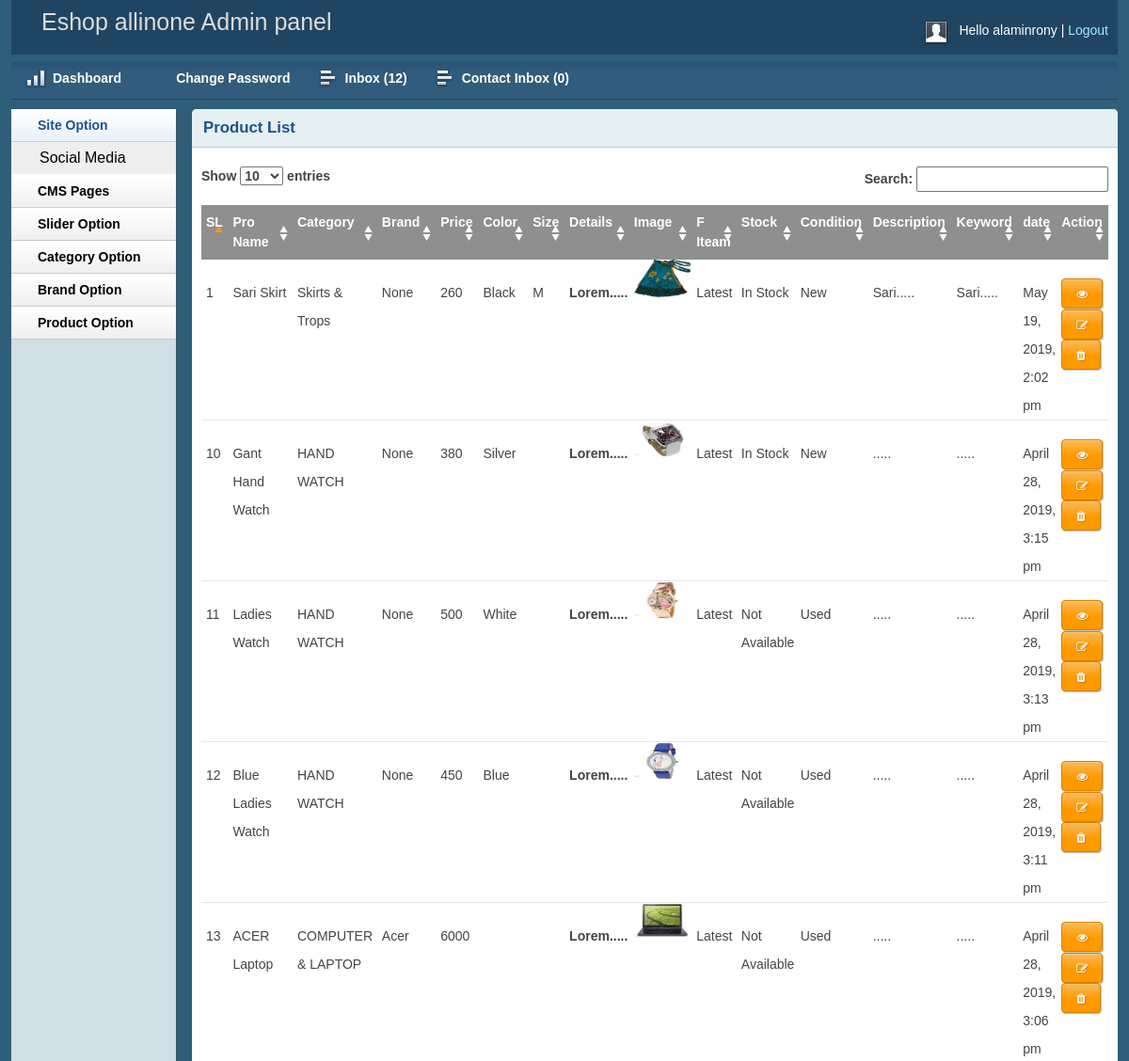
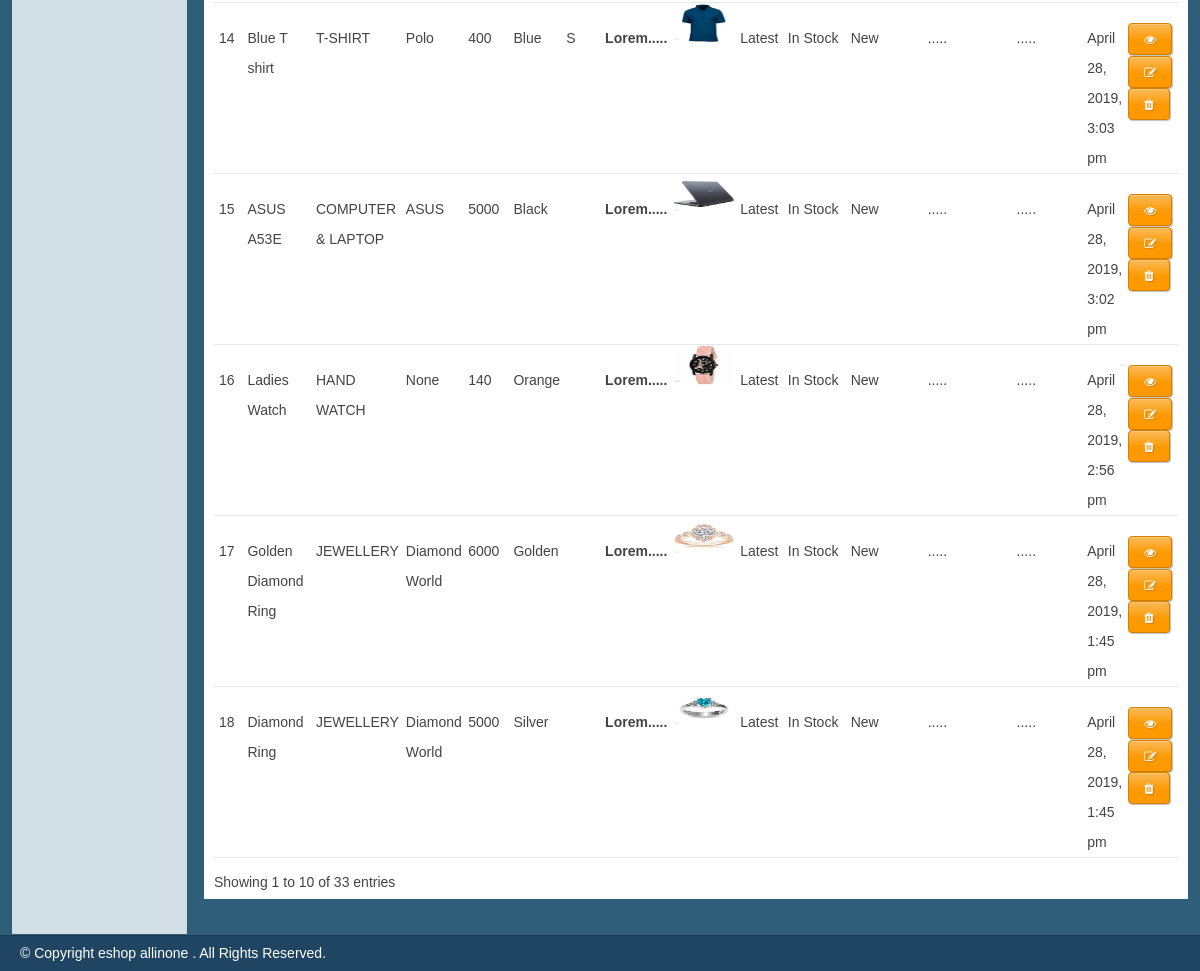
The page /admin/productlist.php (signed in) on the database its author committed (2 pictures, top to bottom).
### tables this page shows
CREATE TABLE `tbl_product` (
  `product_id` int(11) NOT NULL,
  `product_name` varchar(255) NOT NULL,
  `catId` int(11) NOT NULL,
  `brandId` int(11) NOT NULL,
  `price` float NOT NULL,
  `color` varchar(50) NOT NULL,
  `size` varchar(50) NOT NULL,
  `details` text NOT NULL,
  `image` varchar(255) NOT NULL,
  `feature_item` tinyint(4) NOT NULL DEFAULT '0',
  `stock` tinyint(4) NOT NULL DEFAULT '0',
  `product_condition` varchar(10) NOT NULL,
  `description` text NOT NULL,
  `keywords` text NOT NULL,
  `created_at` timestamp NOT NULL DEFAULT CURRENT_TIMESTAMP
);

CREATE TABLE `tbl_category` (
  `catId` int(11) NOT NULL,
  `catName` varchar(255) NOT NULL
);

CREATE TABLE `tbl_brand` (
  `brandId` int(11) NOT NULL,
  `brandName` varchar(255) NOT NULL
);

### lib/Database.php (called while the page is built, shortened)
<?php
Class Database{
 public $host   = DB_HOST;
 public $user   = DB_USER;
 public $pass   = DB_PASS;
 public $dbname = DB_NAME;
 public $link;
private function connectDB(){
 $this->link = new mysqli($this->host, $this->user, $this->pass, $this->dbname);
 }
public function select($query){
  $result = $this->link->query($query) or die($this->link->error.__LINE__);
  if($result->num_rows > 0){
    return $result;
  } else {
    return false;
  }
 }
}

### classess/Product.php (called while the page is built, shortened)
<?php
   $filepath = realpath(dirname(__FILE__));
    include_once ($filepath.'/../lib/Database.php');
    include_once ($filepath.'/../helpers/Format.php');
?>
<?php
class Product{
	 private $db;
	 public function __construct(){
		$this->db=new Database();
	}
	public function getAllProduct(){
		   $query = "SELECT p.*, c.catName,b.brandName
		             FROM tbl_product as p, tbl_category as c, tbl_brand as b
		             WHERE p.catId = c.catId AND p.brandId= b.brandId
		             ORDER BY p.product_id DESC  ";
          $result = $this->db->select($query);
        return $result;
	}
}
?>

### helpers/Format.php (called while the page is built, shortened)
<?php
class Format{
 public function formatDate($date){
  return date('F j, Y, g:i a', strtotime($date));
 }
 public function textShorten($text, $limit = 400){
      $text = $text. " ";
      $text = substr($text, 0, $limit);
      $text = substr($text, 0, strrpos($text, ' '));
      $text = $text.".....";
      return $text;
 }
}
?>

### admin/productlist.php (the view, shortened to what this page needs)
<?php include 'inc/header.php';?>
<?php include 'inc/sidebar.php';?>
<?php include '../classess/Product.php';?>
<?php include_once '../helpers/Format.php';?>
<?php
$pd=new Product();
$fm=new Format();
?>
<div class="grid_10">
    <div class="box round first grid">
        <h2>Product List</h2>
        <div class="block">
            <table class="data display datatable" id="example">
			<thead>
				<tr>
					<th>SL</th>
					<th>Pro Name</th>
					<th>Category</th>
					<th>Brand</th>
					<th>Price</th>
					<th>Color</th>
					<th>Size</th>
					<th>Details</th>
					<th>Image</th>
					<th>F Iteam</th>
					<th>Stock</th>
					<th>Condition</th>
					<th>Description</th>
					<th>Keyword</th>
					<th>date</th>
					<th>Action</th>
				</tr>
			</thead>
			<tbody>
					<?php
					$getProduct  = $pd->getAllProduct();
					if ($getProduct) {
						$i=0;
						while ($result = $getProduct->fetch_assoc()) {
							$i++;
					?>
				<tr class="odd gradeX">
					<td><?php echo $i;?></td>
					<td><?php echo $result['product_name'];?></td>
					<td><?php echo $result['catName'];?></td>
					<td><?php echo $result['brandName'];?></td>
					<td><?php echo $result['price'];?></td>
					<td><?php echo $result['color'];?></td>
					<td><?php echo $result['size'];?></td>
					<td><?php echo $fm->textShorten($result['details'], 40);?></td>
					<td><img src="<?php echo $result['image'];?>"  height="40px" width="60px"/></td>
					<td>
						<?php
						  if ($result['feature_item'] == 0) {
						  	echo "Latest";
						  }
						  else{
						  	echo "Featured";
						  }
						  ?>
					 </td>
					 <td>
						<?php
						  if ($result['stock'] == 0) {
						  	echo "In Stock";
						  }
						  else{
						  	echo "Not Available";
						  }
						  ?>
					 </td>
					 <td>
						<?php echo $result['product_condition'];?>
					 </td>
					  <td>
						<?php echo $fm->textShorten($result['description'],10);?>
					 </td>
					  <td>
						<?php echo $fm->textShorten($result['keywords'],10);?>
					 </td>
                     <td><?php echo $fm->formatDate($result['created_at']) ;?></td>
					<td>
					<a class="btn btn-success" href="productview.php?proid=<?php echo $result['product_id'];?>"><i class="fa fa-eye"></i></a>
					 <a class="btn btn-info" href="product-edit.php?proid=<?php echo $result['product_id'];?>"><i class="fa fa-edit"></i></a>
					 <a class="btn btn-danger" onclick="return confirm('Are you sure to Delete !')" href="?delproduct=<?php echo $result['product_id'];?>"><i class="fa fa-trash"></i></a>
					</td>
				</tr>
				<?php }}?>
			</tbody>
		</table>
       </div>
    </div>
</div>
<?php include 'inc/footer.php';?>

### admin/css/layout.css (style rules this page uses)
body { background: #fff none repeat scroll 0 0; color: #444; font-size: 14px; padding: 0; }
a { color: #000; font-weight:bold; text-decoration: none; }
h1, h2, h3, h4, h5, h6 { line-height:1.2em; margin-bottom:.3em; }
h2 { margin-top:1em; }
.box { background:#fff; margin-bottom:20px; padding:10px 10px 10px 10px; margin-left:-8px; }
.box.grid { padding-bottom:40px; }
.box.round { -moz-border-radius: 5px 5px 0px 0px; -webkit-border-radius: 5px 5px 0px 0px; border-radius: 5px 5px 0px 0px; }
.box h2 { font-size:1.2em; font-weight:bold; color:#1B548D; background:#E6F0F3; margin:-10px -10px 0 -10px; padding:10px 12px; border-bottom:1px solid #B3CBD6; -moz-border-radius: 5px 5px 0px 0px; -webkit-border-radius: 5px 5px 0px 0px; border-radius: 5px 5px 0px 0px; }
.box.first { min-height: 406px; }
.block { padding-top:20px; }
p { margin-bottom:1em; }
.block { padding-bottom:1px; }
table.display { margin: 0 auto; clear: both; width: 100%; }
.sorting_asc { background: #8f8f8f url(../img/table/sort_asc.png) no-repeat center right; padding:8px 5px; text-align:left; color:#fff; }
.sorting { background:#8f8f8f url(../img/table/sort_both.png) no-repeat center right; padding:8px 5px; text-align:left; color:#fff; }
tr.odd { height: 30px; line-height: 30px; border-bottom:1px solid #e6e6e6; }
tr.even { height: 30px; line-height: 30px; border-bottom:1px solid #e6e6e6; }
tr.odd td, tr.even td { padding-left:5px; }
.btn, .btn-icon, .btn-mini { background-repeat: repeat-x; color: #FFF; font-weight: bold; display: inline-block; text-decoration: none; border-width: 1px; border-style: solid; padding: 0 15px 4px; *padding: 0 7px 4px; margin: 0; text-shadow: 1px 1px 1px rgba(0,0,0,.2); -moz-box-shadow: 1px 1px 1px rgba(0,0,0,.25); -webkit-box-shadow: 1px 1px 1px rgba(0,0,0,.25); -moz-border-radius: 4px; -webkit-border-radius: 4px; filter: progid:DXImageTransform.Microsoft.Shadow(color=#999999,direction=135,strength=2); cursor: pointer; position: relative; }
.btn, .btn-icon { background-position: 0 -80px; font-size: 12px; height: 32px; line-height: 29px; }
a.btn, a.btn-icon { height: 32px; line-height: 32px; padding-bottom: 0; }
.btn, .btn-icon, .btn-mini, .btn:visited, .btn-icon:visited, .btn-mini:visited { background-image: url(../img/bg-lite.png); background-color: #F90; border-color: #D58000; color: #FFF; }

### rows shown on the page
tbl_product: product_name "Sari Skirt", catId.catName "Skirts & Trops", brandId.brandName "None", price "260", color "Black", size "M", details "Lorem.....", image (picture), feature_item "Latest", stock "In Stock", product_condition "New", description "Sari.....", keywords "Sari.....", created_at "May 19, 2019, 2:02 pm"
tbl_product: product_name "Gant Hand Watch", catId.catName "HAND WATCH", brandId.brandName "None", price "380", color "Silver", details "Lorem.....", image (picture), feature_item "Latest", stock "In Stock", product_condition "New", description ".....", keywords ".....", created_at "April 28, 2019, 3:15 pm"
tbl_product: product_name "Ladies Watch", catId.catName "HAND WATCH", brandId.brandName "None", price "500", color "White", details "Lorem.....", image (picture), feature_item "Latest", stock "Not Available", product_condition "Used", description ".....", keywords ".....", created_at "April 28, 2019, 3:13 pm"
tbl_product: product_name "Blue Ladies Watch", catId.catName "HAND WATCH", brandId.brandName "None", price "450", color "Blue", details "Lorem.....", image (picture), feature_item "Latest", stock "Not Available", product_condition "Used", description ".....", keywords ".....", created_at "April 28, 2019, 3:11 pm"
tbl_product: product_name "ACER Laptop", catId.catName "COMPUTER & LAPTOP", brandId.brandName "Acer", price "6000", details "Lorem.....", image (picture), feature_item "Latest", stock "Not Available", product_condition "Used", description ".....", keywords ".....", created_at "April 28, 2019, 3:06 pm"
tbl_product: product_name "Blue T shirt", catId.catName "T-SHIRT", brandId.brandName "Polo", price "400", color "Blue", size "S", details "Lorem.....", image (picture), feature_item "Latest", stock "In Stock", product_condition "New", description ".....", keywords ".....", created_at "April 28, 2019, 3:03 pm"
tbl_product: product_name "ASUS A53E", catId.catName "COMPUTER & LAPTOP", brandId.brandName "ASUS", price "5000", color "Black", details "Lorem.....", image (picture), feature_item "Latest", stock "In Stock", product_condition "New", description ".....", keywords ".....", created_at "April 28, 2019, 3:02 pm"
tbl_product: product_name "Ladies Watch", catId.catName "HAND WATCH", brandId.brandName "None", price "140", color "Orange", details "Lorem.....", image (picture), feature_item "Latest", stock "In Stock", product_condition "New", description ".....", keywords ".....", created_at "April 28, 2019, 2:56 pm"
tbl_product: product_name "Golden Diamond Ring", catId.catName "JEWELLERY", brandId.brandName "Diamond World", price "6000", color "Golden", details "Lorem.....", image (picture), feature_item "Latest", stock "In Stock", product_condition "New", description ".....", keywords ".....", created_at "April 28, 2019, 1:45 pm"
tbl_product: product_name "Diamond Ring", catId.catName "JEWELLERY", brandId.brandName "Diamond World", price "5000", color "Silver", details "Lorem.....", image (picture), feature_item "Latest", stock "In Stock", product_condition "New", description ".....", keywords ".....", created_at "April 28, 2019, 1:45 pm"

### other values the page prints
Session::get('adminName') "alaminrony"
$count "12"
